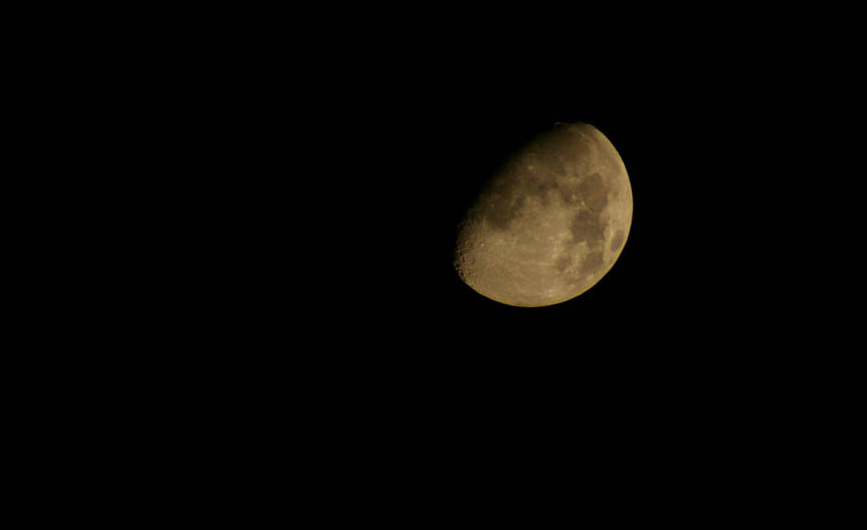
#> input picture 10Apps/09-ComputerVision/examples/IMGP9048.jpg, 867 x 530 px
$ python pict.py
#> lines starting #> are read from the running program, lines starting #| are printed output that depends on the picture
#!/usr/bin/env python3
import cv2
img = cv2.imread('IMGP9048.jpg', 0)
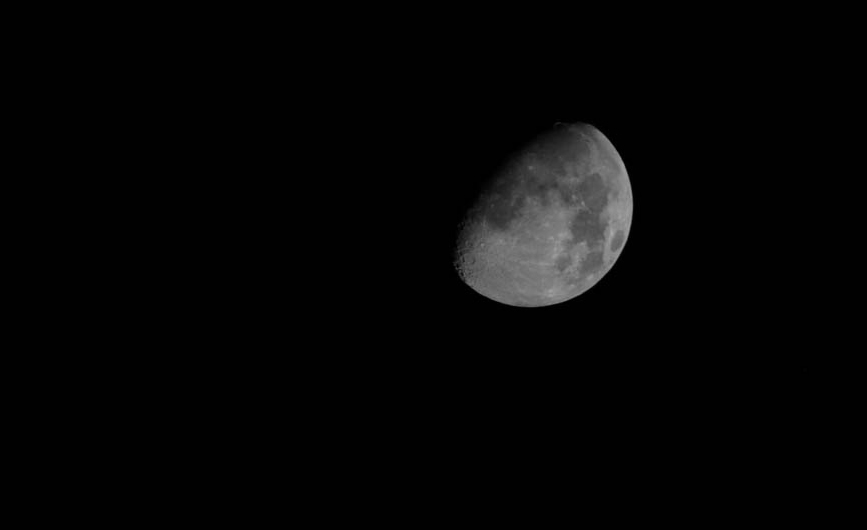
#> img: shape (530, 867); min 0, max 169, mean 5.7
img2 = cv2.resize(img, (160,90))
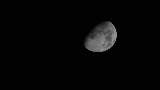
#> img2: shape (90, 160); min 0, max 156, mean 5.7
print(img[200,200])
#| 1
cv2.imshow("Moon", img2)
cv2.waitKey(2000)
cv2.destroyAllWindows()
